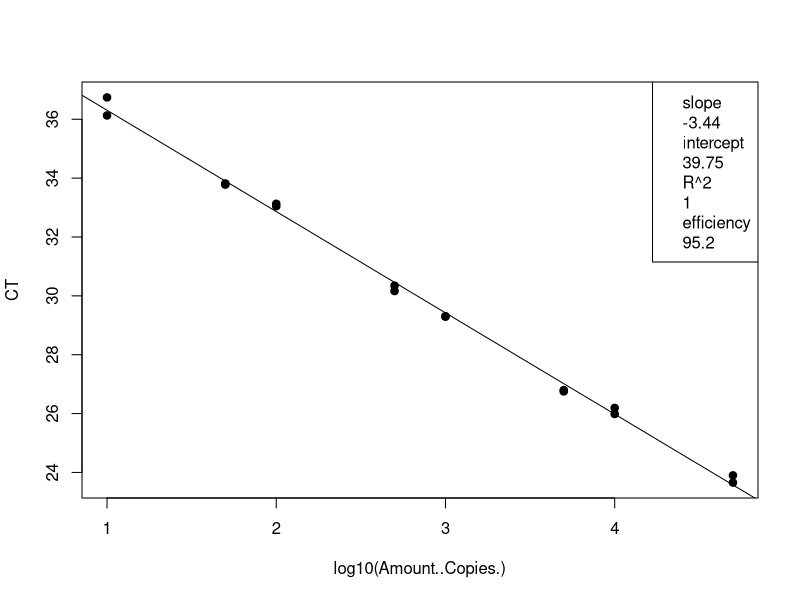
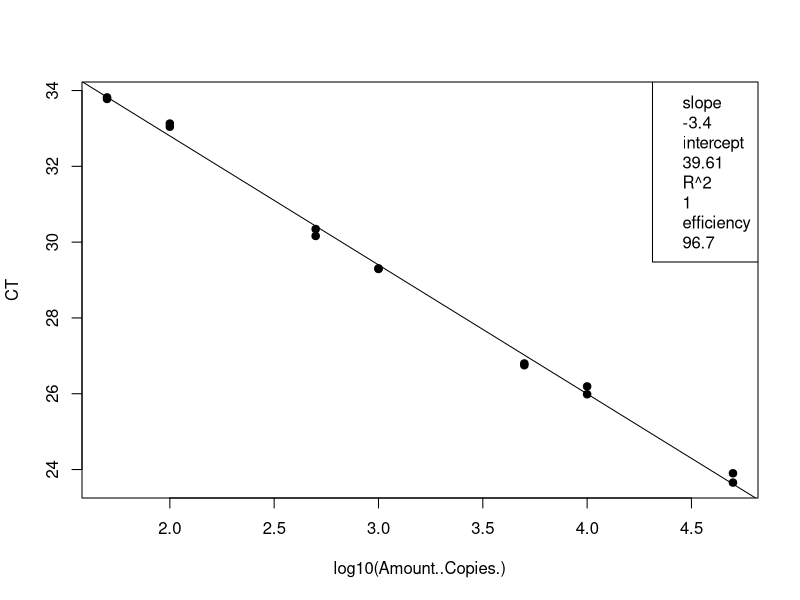
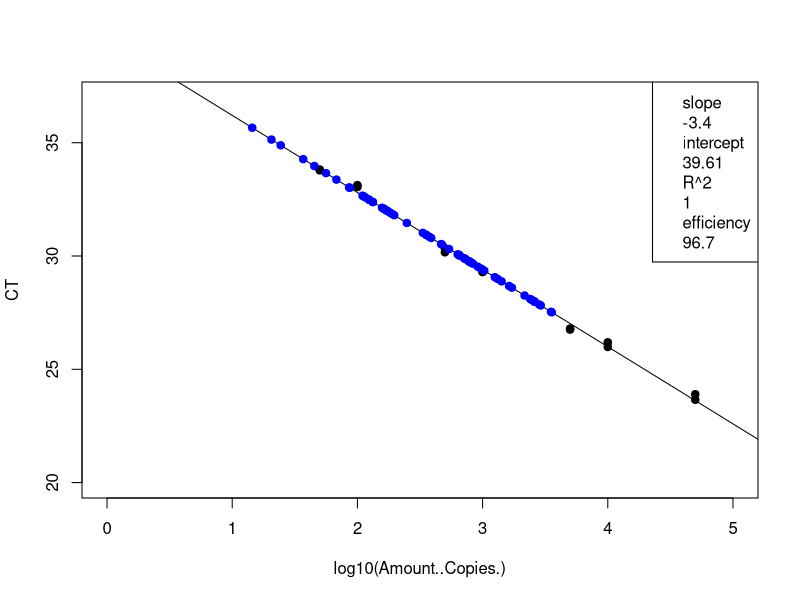
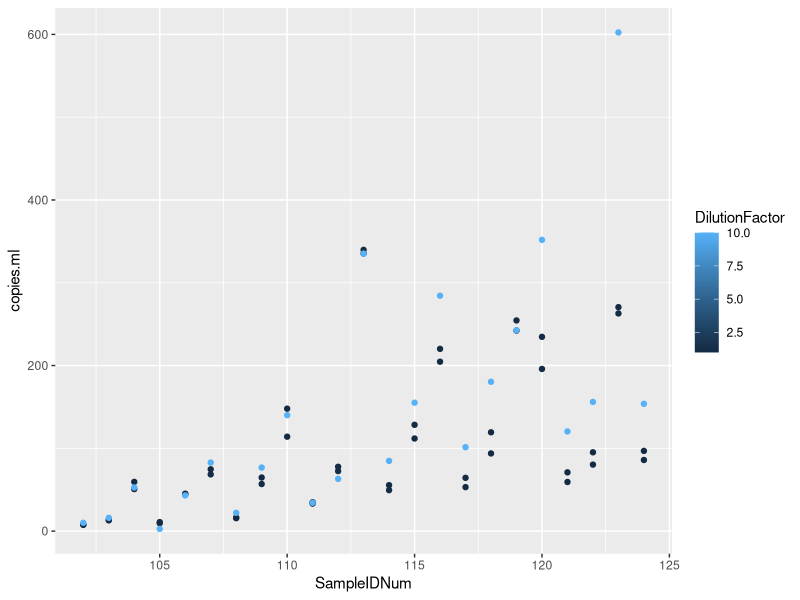

Generate these figures, in order, with R:
## ---- chunk 1
knitr::opts_chunk$set(echo = TRUE)

## ---- chunk 2
# load the data (note data file must be in this repository)
data <- read.csv("Plate5_GenBac_qPCRConversion.csv")
View(data)

# clean up the data file (there is some stuff at the bottom and extra blank rows)
#data <- data[-68:-70,] # This removes rows 92-95
View(data)

# assign to the correct data class #warning message about NAs is OK
class(data$CT) # check the data class type
data$CT <- as.numeric(as.character(data$CT)) # change to numeric
data$Amount..Copies. <- as.numeric(as.character(data$Amount..Copies.)) # change to numeric
## ---- chunk 3
# linear regression of standard curve
standards = data[1:16,]
standardCurve <- lm(CT ~ log10(Amount..Copies.), data = standards)
  
standardCurvePlot <- plot(CT ~ log10(Amount..Copies.), data = standards, pch=19) 
abline(coef(standardCurve)) 
legend("topright", legend=c(paste= "slope", round(standardCurve$coefficients[2], 2), 
                            paste= "intercept", round(standardCurve$coefficients[1], 2), 
                            paste= "R^2", round(summary(standardCurve)$r.squared, 2),
                            paste = "efficiency", round((10^(-1/standardCurve$coefficients[2])-1)*100, 1)))
## ---- chunk 4
# remove standards that sucked and redo analysis NOT NEEDED 21 Jan 2020
standards <- standards[-15:-16,] # uncomment this line and change which rows to remove
standardCurve <- lm(CT ~ log10(Amount..Copies.), data = standards)

standardCurvePlot <- plot(CT ~ log10(Amount..Copies.), data = standards, pch=19)
abline(coef(standardCurve))
col = "blue"
legend("topright", legend=c(paste= "slope", round(standardCurve$coefficients[2], 2),
                            paste= "intercept", round(standardCurve$coefficients[1], 2),
                            paste= "R^2", round(summary(standardCurve)$r.squared, 2),
                            paste = "efficiency", round((10^(-1/standardCurve$coefficients[2])-1)*100, 1)))
## ---- chunk 5
# data set of unknowns including info on standard curve
#unknowns = subset(data, Name == "UNKNOWN")
unknowns = data[17:85,]
#unknowns <- unknowns[-1:-3,] # uncomment this line and change which rows to remove if these samples were outside of the standard curve

# add new columns to the data table
unknowns$plate_num = 1 #change to the actual plate number
unknowns$standard_slope = standardCurve$coefficients[2]
unknowns$standard_intercept = standardCurve$coefficients[1]
unknowns$R2 = summary(standardCurve)$r.squared
unknowns$efficiency =  (10^(-1/standardCurve$coefficients[2])-1)*100
  
# add a new column that interpolates copies/well from Ct for the unknowns
unknowns$log.copies.well = ((unknowns$CT - standardCurve$coefficients[1])/standardCurve$coefficients[2])
unknowns$copies.well = 10^unknowns$log.copies.well

# copies/ul extract accounting for dilution factor
vol.well = 3 #qPCR template volume in ul
unknowns$vol.well = vol.well
unknowns$copies.ul = ((unknowns$copies.well/vol.well)*unknowns$DilutionFactor)

# copies/extraction
vol.elution = 110 #DNA extraction elution volume in ul
unknowns$vol.elution = vol.elution
unknowns$copies.extraction = (unknowns$copies.ul*vol.elution)

# copies/ml #Volume is volume of sample filtered in mL
unknowns$copies.ml = (unknowns$copies.extraction/unknowns$Volume)


## ---- chunk 6
standards <- standards[-15:-16,] # uncomment this line and change which rows to remove
standardCurve <- lm(CT ~ log10(Amount..Copies.), data = standards)

standardCurvePlot <- plot(CT ~ log10(Amount..Copies.), data = standards, pch=19, ylim=c(20,37), xlim=c(0,5))
abline(coef(standardCurve))
col = "blue"
legend("topright", legend=c(paste= "slope", round(standardCurve$coefficients[2], 2),
                            paste= "intercept", round(standardCurve$coefficients[1], 2),
                            paste= "R^2", round(summary(standardCurve)$r.squared, 2),
                            paste = "efficiency", round((10^(-1/standardCurve$coefficients[2])-1)*100, 1)))

unknowns = unknowns[1:69,]
standardCurve <- lm(CT ~ log10(copies.well), data = unknowns)

standardCurvePlot <- points(CT ~ log10(copies.well), data = unknowns, pch=19, col = "blue")


#abline(coef(standardCurve))
#legend("topright", legend=c(paste= "slope", round(standardCurve$coefficients[2], 2),
                            #paste= "intercept", round(standardCurve$coefficients[1], 2),
                            #paste= "R^2", round(summary(standardCurve)$r.squared, 2),
                            #paste = "efficiency", round((10^(-1/standardCurve$coefficients[2])-1)*100, 1)))
## ---- chunk 7
# make a plot that compares the diluted to undiluted replicates for each sample including dilution factor
library("ggplot2")
unknowns$SampleIDNum <- as.numeric(as.character(unknowns$SampleIDNum)) # change to numeric
replicates = unknowns[1:69,]
#replicates <- replicates[-18,] # This removes rows (B11)
#replicates <- replicates[-32,] # This removes rows (D8)
#replicates <- replicates[-55,] # This removes rows (G5)
qplot(SampleIDNum,copies.ml, data=replicates, col=DilutionFactor)
## ---- chunk 8
# write csv file
write.csv(unknowns, file = "Plate5_GenBac_ConvertedData.csv", row.names=FALSE, na="")

# average the replicates (if not strongly inhibited) and make a new file
library(dplyr)
data.average = unknowns %>% group_by(SampleIDNum) %>% summarise(copies.ml = mean(copies.ml, na.rm = T))
write.csv(data.average, file = "Plate5_GenBac_Averaged.csv", row.names=FALSE, na="")
